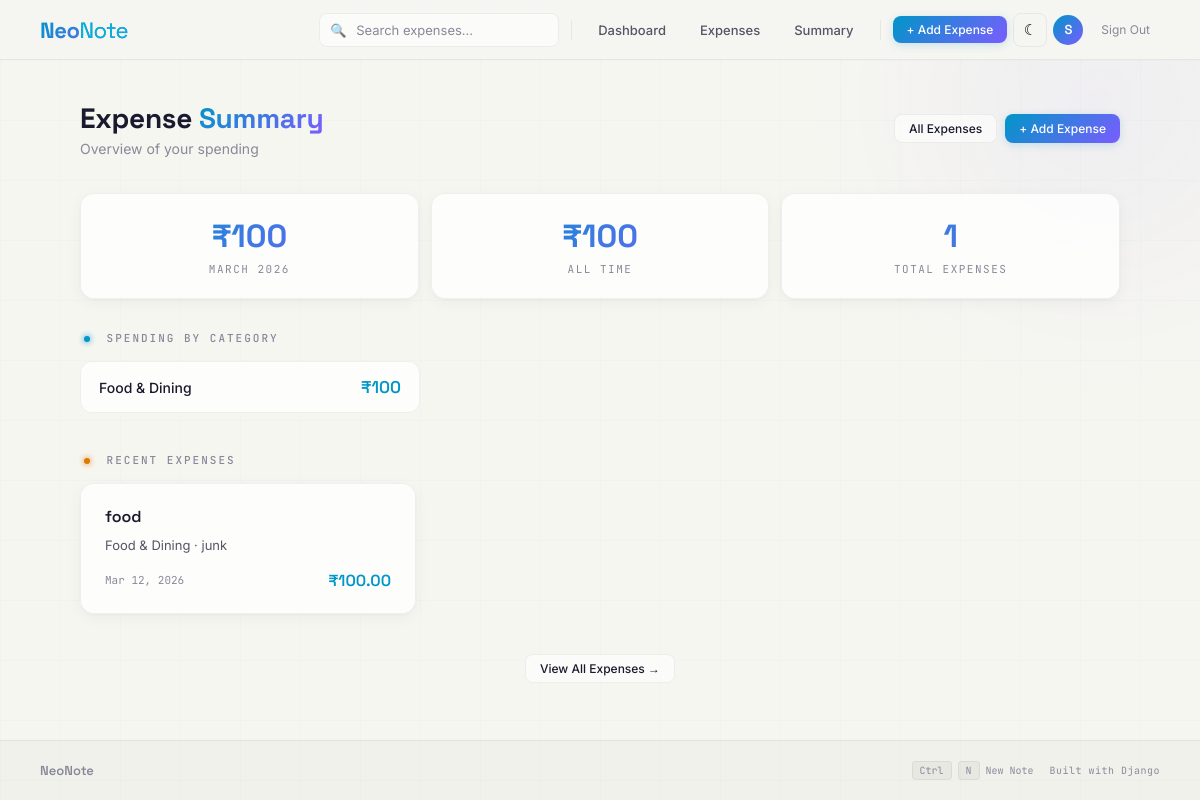
The app's page /expenses/summary/ (signed in) with its own data.
### expenses/models.py (models this page shows, shortened)
class Expense(models.Model):
    CATEGORY_CHOICES = [
        ('food', 'Food & Dining'),
        ('transport', 'Transport'),
        ('shopping', 'Shopping'),
        ('bills', 'Bills & Utilities'),
        ('entertainment', 'Entertainment'),
        ('health', 'Health'),
        ('education', 'Education'),
        ('other', 'Other'),
    ]
    RECURRENCE_CHOICES = [
        ('none', 'One-time'),
        ('daily', 'Daily'),
        ('weekly', 'Weekly'),
        ('monthly', 'Monthly'),
        ('yearly', 'Yearly'),
    ]
    user = models.ForeignKey(User, on_delete=models.CASCADE)
    title = models.CharField(max_length=200)
    amount = models.DecimalField(max_digits=10, decimal_places=2)
    category = models.CharField(max_length=20, choices=CATEGORY_CHOICES, default='other')
    date = models.DateField()
    note = models.TextField(blank=True)
    recurrence = models.CharField(max_length=10, choices=RECURRENCE_CHOICES, default='none')
    is_recurring_parent = models.BooleanField(default=False)
    parent_expense = models.ForeignKey('self', null=True, blank=True, on_delete=models.SET_NULL, related_name='recurring_children')
    next_due_date = models.DateField(null=True, blank=True)
    created_at = models.DateTimeField(auto_now_add=True)
    class Meta:
        ordering = ['-date', '-created_at']

### expenses/views.py (the view)
# urls.py: path('summary/', views.expense_summary, name='expense_summary'),
@login_required
def expense_summary(request):
    expenses = Expense.objects.filter(user=request.user)
    today = date.today()
    this_month = expenses.filter(date__year=today.year, date__month=today.month)
    monthly_total = this_month.aggregate(total=Sum('amount'))['total'] or 0
    overall_total = expenses.aggregate(total=Sum('amount'))['total'] or 0
    category_totals = {}
    for cat_key, cat_label in Expense.CATEGORY_CHOICES:
        cat_sum = expenses.filter(category=cat_key).aggregate(total=Sum('amount'))['total'] or 0
        if cat_sum > 0:
            category_totals[cat_label] = cat_sum
    recent = expenses[:5]
    return render(request, 'expenses/expense_summary.html', {
        'monthly_total': monthly_total,
        'overall_total': overall_total,
        'category_totals': category_totals,
        'total_count': expenses.count(),
        'recent': recent,
        'current_month': today.strftime('%B %Y'),
    })

### expenses/templates/expenses/expense_summary.html (shortened to what this page needs)
{% extends "expenses/base_expenses.html" %}
{% block content %}
<div class="animate-in">
    <div class="page-header">
        <div>
            <h1 class="page-title">Expense <span class="highlight">Summary</span></h1>
            <p class="page-subtitle">Overview of your spending</p>
        </div>
        <div class="header-actions">
            <a href="{% url 'expense_list' %}" class="btn btn-ghost btn-sm">All Expenses</a>
            <a href="{% url 'expense_create' %}" class="btn btn-primary btn-sm">+ Add Expense</a>
        </div>
    </div>
    <div class="stats-grid">
        <div class="stat-card">
            <div class="stat-number">&#8377;{{ monthly_total }}</div>
            <div class="stat-label">{{ current_month }}</div>
        </div>
        <div class="stat-card">
            <div class="stat-number">&#8377;{{ overall_total }}</div>
            <div class="stat-label">All Time</div>
        </div>
        <div class="stat-card">
            <div class="stat-number">{{ total_count }}</div>
            <div class="stat-label">Total Expenses</div>
        </div>
    </div>
    {% if category_totals %}
    <div class="section-label">
        <span class="dot dot-blue"></span> Spending by Category
    </div>
    <div class="cat-grid">
        {% for label, amount in category_totals.items %}
        <div class="cat-card">
            <span class="cat-card-label">{{ label }}</span>
            <span class="cat-card-amount">&#8377;{{ amount }}</span>
        </div>
        {% endfor %}
    </div>
    {% endif %}
    {% if recent %}
    <div class="section-label">
        <span class="dot dot-orange"></span> Recent Expenses
    </div>
    <div class="notes-grid">
        {% for expense in recent %}
        <div class="note-card tag-{% cycle 'blue' 'purple' 'cyan' 'pink' 'green' %}">
            <div class="note-card-header">
                <div class="note-card-title-row">
                    <h3 class="note-card-title">{{ expense.title }}</h3>
                </div>
            </div>
            <p class="note-card-body" style="-webkit-line-clamp: 2;">
                {{ expense.get_category_display }}{% if expense.note %} &middot; {{ expense.note|truncatewords:10 }}{% endif %}
            </p>
            <div class="note-card-meta">
                <div class="note-card-info">
                    <span class="note-card-date">{{ expense.date|date:"M d, Y" }}</span>
                </div>
                <span class="expense-card-amount">&#8377;{{ expense.amount }}</span>
            </div>
        </div>
        {% endfor %}
    </div>
    <div class="center-link">
        <a href="{% url 'expense_list' %}" class="btn btn-ghost btn-sm">View All Expenses &rarr;</a>
    </div>
    {% endif %}
</div>
{% endblock %}

### notes/templates/notes/base.html (shortened to what this page needs)
<!DOCTYPE html>
<html lang="en">
<head>
</head>
<body>
    <nav class="navbar" role="navigation" aria-label="Main navigation">
        <a href="{% url 'home' %}" class="navbar-brand" aria-label="NeoNote Home">Neo<span>Note</span></a>
        <div class="navbar-actions" id="navActions">
            {% block nav_search %}{% endblock %}
            {% block nav_links %}{% endblock %}
            {% block nav_new_btn %}{% endblock %}
            <button class="theme-toggle" id="themeToggle" aria-label="Toggle dark mode">&#9790;</button>
            <div class="user-menu">
                <span class="user-avatar" aria-hidden="true">{{ request.user.username|make_list|first|upper }}</span>
                <a href="{% url 'signout' %}" class="signout-link">Sign Out</a>
            </div>
        </div>
    </nav>
    <main class="main-container" role="main">
        {% block content %}{% endblock %}
    </main>
    <footer class="site-footer">
        <span class="footer-brand">NeoNote</span>
        <div class="footer-links">
            <span class="footer-kbd">
                <span class="kbd">Ctrl</span><span class="kbd">N</span> New Note
            </span>
            <span class="footer-text">Built with Django</span>
        </div>
    </footer>
</body>
</html>

### expenses/templates/expenses/expense_summary.html (style rules this page uses)
.page-subtitle { color: var(--text-muted); font-size: 14px; margin-top: 4px; }
.header-actions { display: flex; gap: 8px; }
.stats-grid { display: grid; grid-template-columns: repeat(auto-fit, minmax(200px, 1fr)); gap: 12px; margin-bottom: 32px; }
.stat-card { background: var(--bg-card); border: 1px solid var(--border-glass); border-radius: var(--radius); padding: 22px; text-align: center; backdrop-filter: blur(10px); box-shadow: var(--shadow-soft); transition: all 0.2s ease; }
.stat-number { font-family: 'Space Grotesk', sans-serif; font-size: 32px; font-weight: 700; background: linear-gradient(135deg, var(--accent-blue), var(--accent-purple)); -webkit-background-clip: text; -webkit-text-fill-color: transparent; background-clip: text; }
.stat-label { font-family: 'JetBrains Mono', monospace; font-size: 11px; text-transform: uppercase; letter-spacing: 1.5px; color: var(--text-muted); margin-top: 6px; }
.cat-grid { display: grid; grid-template-columns: repeat(auto-fill, minmax(280px, 1fr)); gap: 10px; margin-bottom: 40px; }
.cat-card { display: flex; align-items: center; justify-content: space-between; background: var(--bg-card); border: 1px solid var(--border-glass); border-radius: 12px; padding: 14px 18px; transition: all 0.2s ease; }
.cat-card-label { font-size: 14px; color: var(--text-primary); font-weight: 500; }
.cat-card-amount { font-family: 'Space Grotesk', sans-serif; font-size: 17px; font-weight: 600; color: var(--accent-blue); }
.expense-card-amount { font-family: 'Space Grotesk', sans-serif; font-weight: 600; color: var(--accent-blue); }
.center-link { text-align: center; margin-top: 4px; }

### records on screen
Expense: title "food", category "Food & Dining", note "junk", date "Mar 12, 2026", amount "100.00"

### other values on screen
{{ request.user.username|make_list|first|upper }} "S"
{{ monthly_total }} "100"
{{ overall_total }} "100"
{{ total_count }} "1"
{{ label }} "Food & Dining"
{{ amount }} "100"
